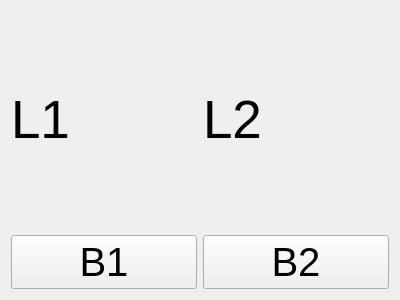
<?xml version="1.0" encoding="UTF-8"?>
<ui version="4.0">
 <class>myWidget</class>
 <widget class="QWidget" name="myWidget">
  <property name="geometry">
   <rect>
    <x>0</x>
    <y>0</y>
    <width>400</width>
    <height>300</height>
   </rect>
  </property>
  <property name="font">
   <font>
    <pointsize>30</pointsize>
   </font>
  </property>
  <property name="windowTitle">
   <string>Form</string>
  </property>
  <layout class="QHBoxLayout" name="horizontalLayout">
   <item>
    <layout class="QGridLayout" name="gridLayout">
     <item row="0" column="0">
      <widget class="QLabel" name="label1">
       <property name="font">
        <font>
         <pointsize>40</pointsize>
        </font>
       </property>
       <property name="text">
        <string>L1</string>
       </property>
      </widget>
     </item>
     <item row="1" column="0">
      <widget class="QPushButton" name="button1">
       <property name="text">
        <string>B1</string>
       </property>
      </widget>
     </item>
     <item row="0" column="1">
      <widget class="QLabel" name="label2">
       <property name="font">
        <font>
         <pointsize>40</pointsize>
        </font>
       </property>
       <property name="text">
        <string>L2</string>
       </property>
      </widget>
     </item>
     <item row="1" column="1">
      <widget class="QPushButton" name="button2">
       <property name="text">
        <string>B2</string>
       </property>
      </widget>
     </item>
    </layout>
   </item>
  </layout>
 </widget>
 <resources/>
 <connections/>
</ui>
